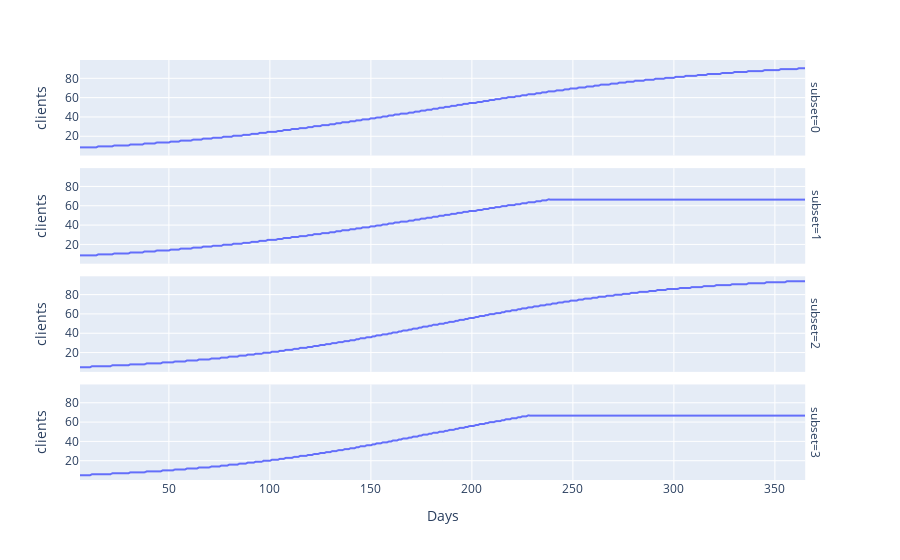

Notebook cell for this chart:
### Markdown cell above
### a) Client acquisition over time 

<p> 'subset' represents a simulation with a unique set of system parameters according to those defined in system_params.</p>

### Code cell
fig_df = df

fig = px.line(
    fig_df,
    x='Days',
    y='clients',
    facet_row='subset',    
)

fig.show()

### Figure 1 — Plotly figure (JSON) as saved in the notebook; plotly's stock layout.template omitted (floating-point values rounded to 4 significant figures; data arrays with more than 128 entries replaced by an {"elided": "..."} marker saying what was removed)
{"data": [{"hovertemplate": "subset=0<br>Days=%{x}<br>clients=%{y}<extra></extra>", "legendgroup": "", "line": {"color": "#636efa", "dash": "solid"}, "mode": "lines", "name": "", "showlegend": false, "type": "scattergl", "x": {"elided": "360 int values"}, "xaxis": "x4", "y": {"elided": "360 int values"}, "yaxis": "y4"}, {"hovertemplate": "subset=1<br>Days=%{x}<br>clients=%{y}<extra></extra>", "legendgroup": "", "line": {"color": "#636efa", "dash": "solid"}, "mode": "lines", "name": "", "showlegend": false, "type": "scattergl", "x": {"elided": "360 int values"}, "xaxis": "x3", "y": {"elided": "360 float values"}, "yaxis": "y3"}, {"hovertemplate": "subset=2<br>Days=%{x}<br>clients=%{y}<extra></extra>", "legendgroup": "", "line": {"color": "#636efa", "dash": "solid"}, "mode": "lines", "name": "", "showlegend": false, "type": "scattergl", "x": {"elided": "360 int values"}, "xaxis": "x2", "y": {"elided": "360 int values"}, "yaxis": "y2"}, {"hovertemplate": "subset=3<br>Days=%{x}<br>clients=%{y}<extra></extra>", "legendgroup": "", "line": {"color": "#636efa", "dash": "solid"}, "mode": "lines", "name": "", "showlegend": false, "type": "scattergl", "x": {"elided": "360 int values"}, "xaxis": "x", "y": {"elided": "360 float values"}, "yaxis": "y"}], "layout": {"annotations": [{"font": {}, "showarrow": false, "text": "subset=3", "textangle": 90, "x": 0.98, "xanchor": "left", "xref": "paper", "y": 0.1138, "yanchor": "middle", "yref": "paper"}, {"font": {}, "showarrow": false, "text": "subset=2", "textangle": 90, "x": 0.98, "xanchor": "left", "xref": "paper", "y": 0.3712, "yanchor": "middle", "yref": "paper"}, {"font": {}, "showarrow": false, "text": "subset=1", "textangle": 90, "x": 0.98, "xanchor": "left", "xref": "paper", "y": 0.6288, "yanchor": "middle", "yref": "paper"}, {"font": {}, "showarrow": false, "text": "subset=0", "textangle": 90, "x": 0.98, "xanchor": "left", "xref": "paper", "y": 0.8862, "yanchor": "middle", "yref": "paper"}], "legend": {"tracegroupgap": 0}, "margin": {"t": 60}, "xaxis": {"anchor": "y", "domain": [0, 0.98], "title": {"text": "Days"}}, "xaxis2": {"anchor": "y2", "domain": [0, 0.98], "matches": "x", "showticklabels": false}, "xaxis3": {"anchor": "y3", "domain": [0, 0.98], "matches": "x", "showticklabels": false}, "xaxis4": {"anchor": "y4", "domain": [0, 0.98], "matches": "x", "showticklabels": false}, "yaxis": {"anchor": "x", "domain": [0, 0.2275], "title": {"text": "clients"}}, "yaxis2": {"anchor": "x2", "domain": [0.2575, 0.485], "matches": "y", "title": {"text": "clients"}}, "yaxis3": {"anchor": "x3", "domain": [0.515, 0.7425], "matches": "y", "title": {"text": "clients"}}, "yaxis4": {"anchor": "x4", "domain": [0.7725, 1], "matches": "y", "title": {"text": "clients"}}}}
